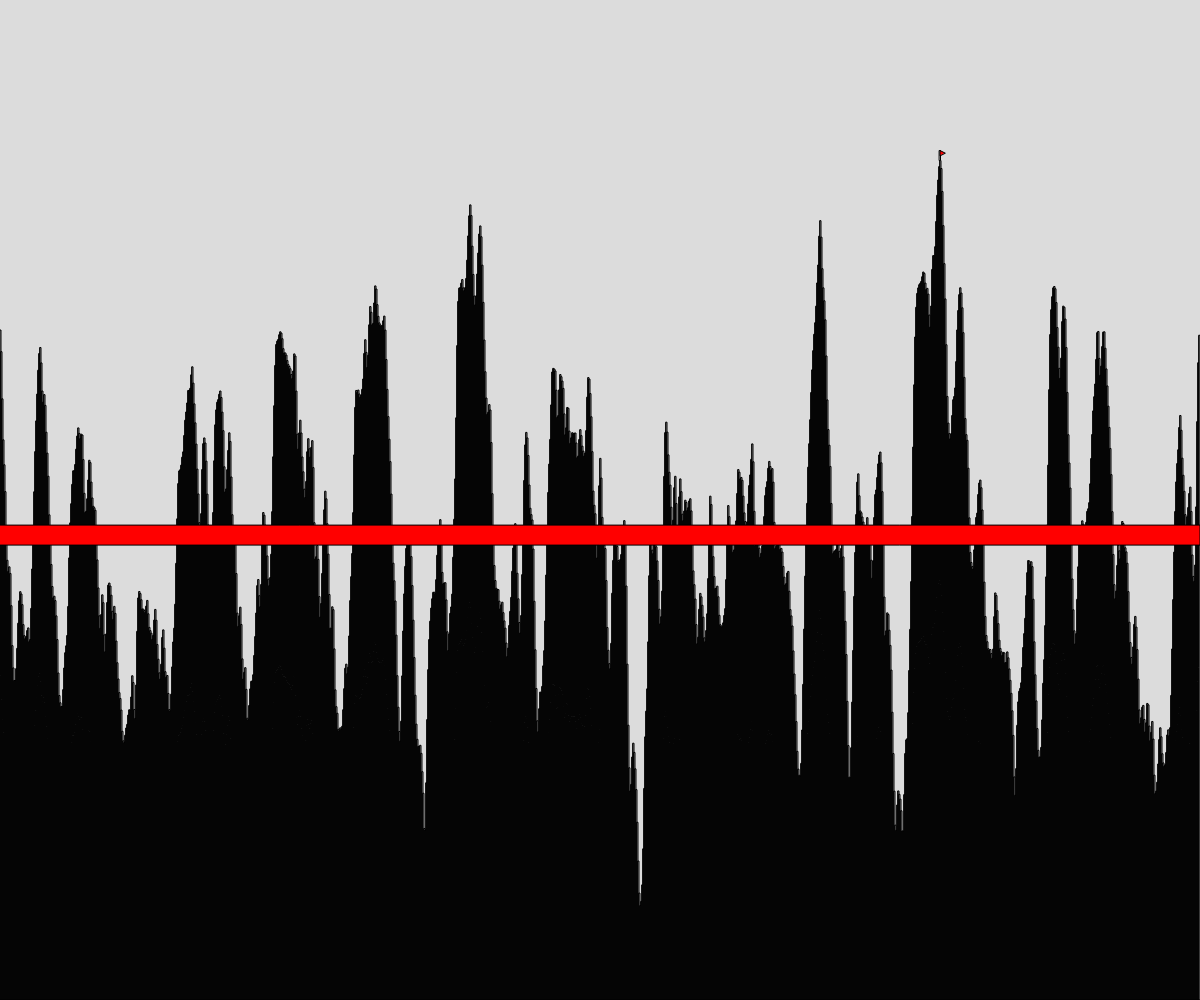
Frame 1 (no input)
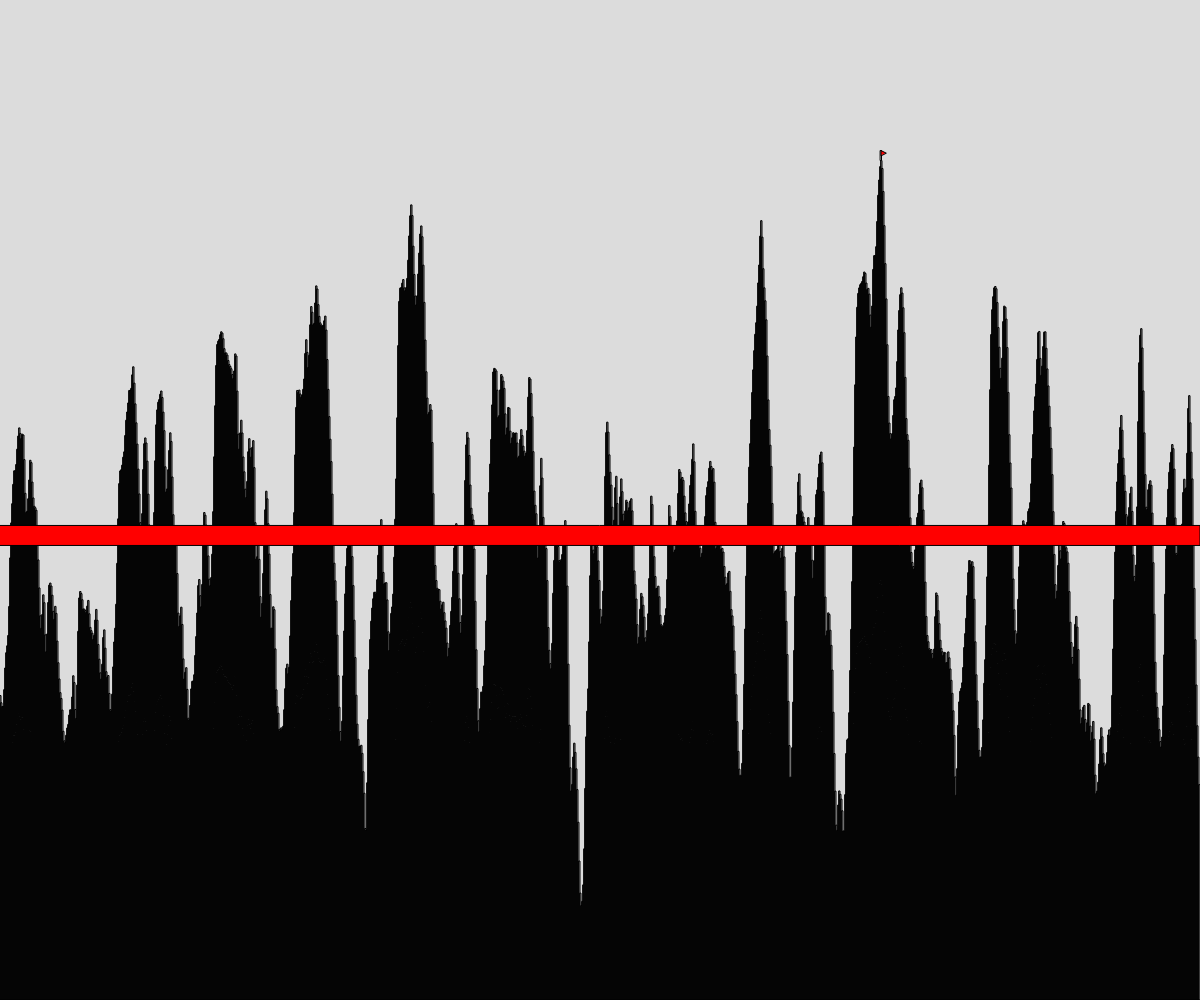
Frame 60 (no input)
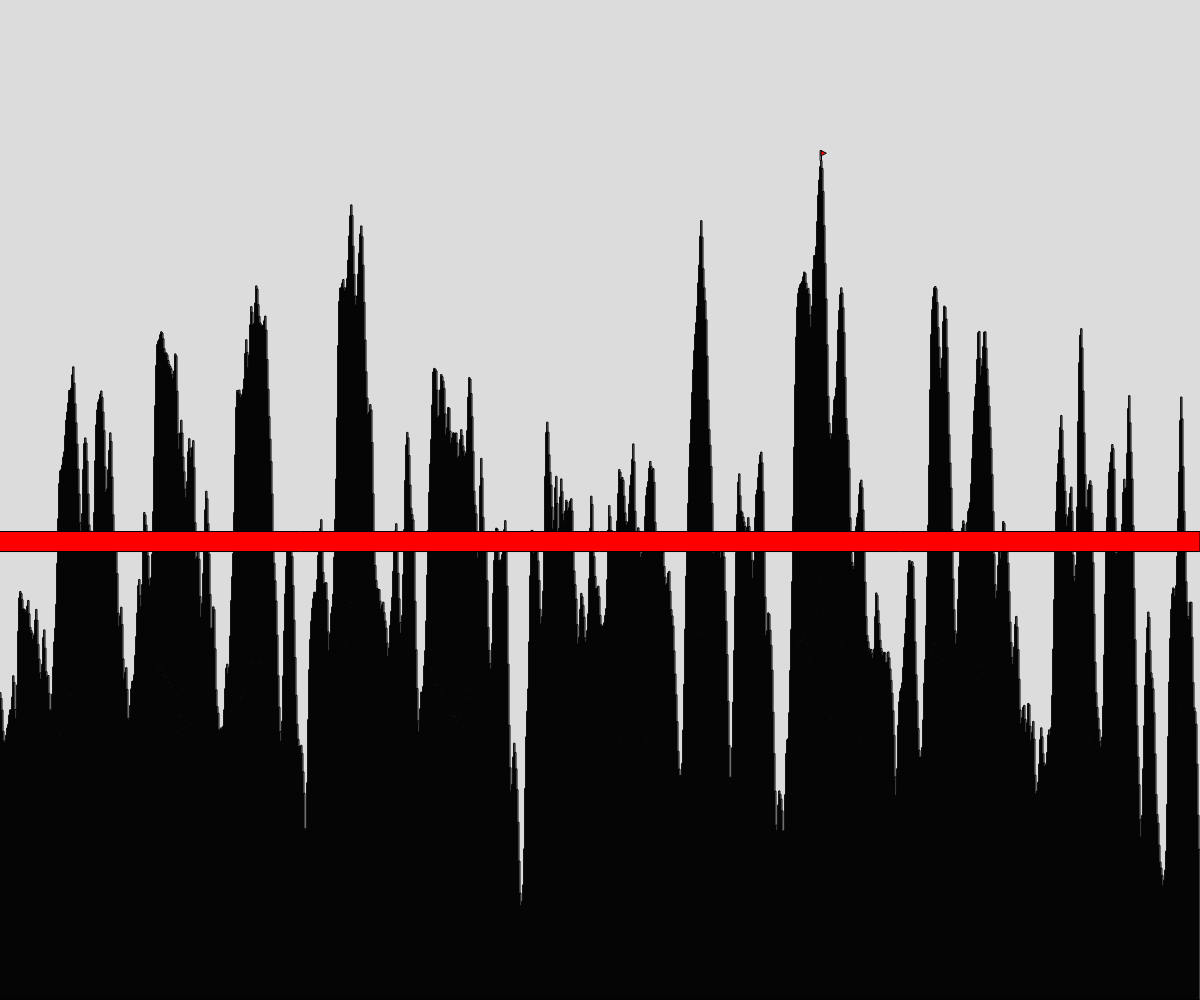
Frame 120 (the mouse pressed at the canvas centre since frame 60)

The p5.js sketch that drew these frames (run headless with seeded random() and noise() and a simulated clock; from frame 60 on, the mouse is pressed at the canvas centre):

// p5.js sketch
// ── sketch.js
// generated terrain
// Rurik
// Date 3/22/2024
//
// Extra for Experts:
// -i did all the change parts
let x=0;
let y;
let totheleft=0;
let flagY;
let flagx;
let wide = 1;
let totalaverage;//keeps track of total amount 
let average;
let amoutmade=0;
function setup() {
  createCanvas(windowWidth, windowHeight);
}
function draw() {

background(220);
y=height;
staircase(wide,height,"black");

drawFlag(flagx,flagY);
//widens and shrinks the rectangles
if(keyIsPressed&& keyCode===LEFT_ARROW&&wide<width/2){
  wide+=.1;
}
if(keyIsPressed&& keyCode===RIGHT_ARROW&&wide>1){
  wide=wide-.1;
}
}
function staircase(w,maxheight,filling){
  let flagheight=0;// resets flag max height so it can find the new spot
  //loop to print the terain
  //resets the to 0
  totalaverage=0;
  amoutmade=0;
  //makes the recangles to the end
  for (let time = totheleft; x < width; time+=.05){
    
    
    
    //makes the rectangle and height using noise
    let randomenumber=noise(time);
    h=map(randomenumber,0,1,1,maxheight);
    fill("grey");
    rectMode(CORNER);
    rect(x,y-h,w,h);
    //used to find the average
    totalaverage+=h;//total height added
    amoutmade+=1;//number of rectangles
    //gets the highest rectangle
    if (h>flagheight){
      flagheight=h;
      flagY=height-h;
      flagx=x;
    }
      
    
    //moves the x position to the right 
    x+=w
  }
  //gets average and place's the rectangle at the average
  average=totalaverage/amoutmade
  fill("red");
  rectMode(CENTER);
  rect(0,height-average,width*2,20);
  x=0;
  totheleft+=.05;
  
}
//prints a flag 
function drawFlag(x,y){
  y-=5
  fill("white");
  rect(x,y,1,10);
  fill("red");
  triangle(x,y,x,y-5,x+5,y-(5/2));
}
